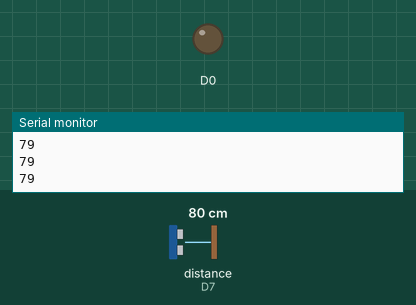
Simulated run of this sketch. Board: ESP8266 (NodeMCU). On the bench: output pins drawn as LEDs (lit = HIGH), the last lines printed to the serial monitor. Wiring (inferred from the names in the program): ultrasonic range finder: trigger D6; echo D7. The test bench sets the inputs (shaded band); at power-on: distance to the obstacle (sensor on D7) 80 cm. The echo pulse lasts 58.3 µs per cm; pins used as bus, display or sensor lines are not drawn.

Above: at 1.2 s.
1.3 s: distance to the obstacle (sensor on D7) set to 34 cm
4.0 s: distance to the obstacle (sensor on D7) set to 28 cm
At 6.5 s:
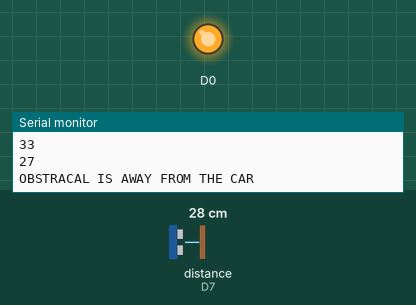
7.0 s: distance to the obstacle (sensor on D7) set to 2 cm
At 8.6 s:
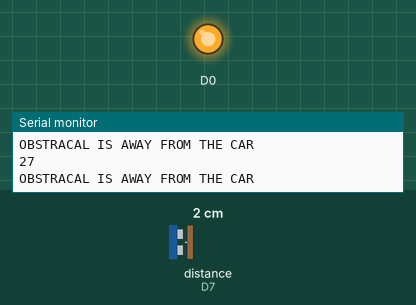
Timing chart, 0 to 10.1 s (numbered marks = the images above; inputs shaded):
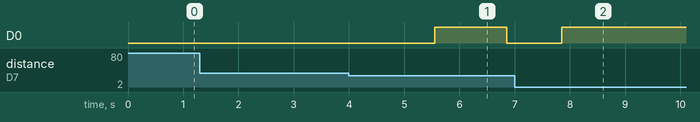

The sketch:

Car_parking__Object_detect_.ino
```cpp
int trig=D6;
int echo=D7;
void setup() {

 pinMode(trig,OUTPUT);
 pinMode(echo,INPUT);
  pinMode(D0,OUTPUT);
 Serial.begin(9600);
}

void loop() {
  digitalWrite(trig,LOW);
  delayMicroseconds(2);    //2 micro sec high
  digitalWrite(trig,HIGH);
  delayMicroseconds(10);     //10micro sec high
  digitalWrite(trig,LOW);  // to make it low
                           //complete one loop called one trig

  long T =pulseIn(echo,HIGH);
  int dis=0.034 *(T / 2);
  Serial.println(dis);
   delay(300);

   if(dis<30 && dis>15)
   {
    Serial.println("OBSTRACAL IS AWAY FROM THE CAR  ");


    digitalWrite(D0,LOW);
    delay(1000);
    digitalWrite(D0,HIGH);
    delay(1000);

   }
   else if (dis<16 && dis>1)
   {

    Serial.println("OBSTRACAL IS NEAR TO THE CAR ");
    digitalWrite(D0,LOW);
    delay(400);
    digitalWrite(D0,HIGH);
    delay(400);

   }
}
```

Measured:
- the behaviour switches between 31 and 30 cm on distance to the obstacle (sensor on D7) (found by bisection; images 0 and 1)
- after the input at 4.0 s, D0: LOW → HIGH after 1.6 s, → LOW 1.3 s later
- after the input at 7.0 s, D0: goes on until 7.9 s, then stays HIGH
